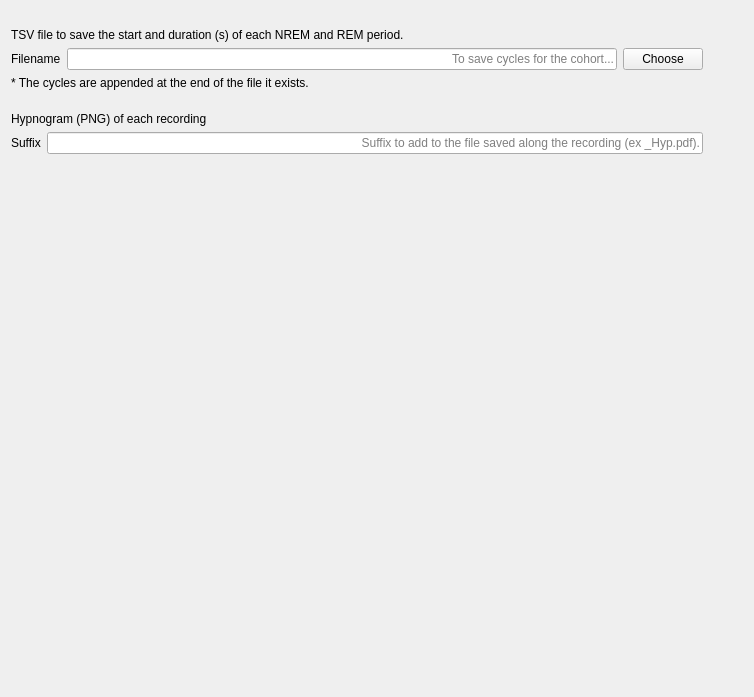
<?xml version="1.0" encoding="UTF-8"?>
<ui version="4.0">
 <class>OutputFileStep</class>
 <widget class="QWidget" name="OutputFileStep">
  <property name="geometry">
   <rect>
    <x>0</x>
    <y>0</y>
    <width>754</width>
    <height>697</height>
   </rect>
  </property>
  <property name="windowTitle">
   <string/>
  </property>
  <property name="styleSheet">
   <string>font: 12pt &quot;Roboto&quot;;</string>
  </property>
  <layout class="QVBoxLayout" name="verticalLayout">
   <item>
    <spacer name="verticalSpacer_3">
     <property name="orientation">
      <enum>Qt::Vertical</enum>
     </property>
     <property name="sizeHint" stdset="0">
      <size>
       <width>20</width>
       <height>40</height>
      </size>
     </property>
    </spacer>
   </item>
   <item>
    <widget class="QLabel" name="label_2">
     <property name="text">
      <string>TSV file to save the start and duration (s) of each NREM and REM period.</string>
     </property>
    </widget>
   </item>
   <item>
    <layout class="QHBoxLayout" name="horizontalLayout">
     <item>
      <widget class="QLabel" name="label">
       <property name="text">
        <string>Filename</string>
       </property>
      </widget>
     </item>
     <item>
      <widget class="QLineEdit" name="tsv_file_lineEdit">
       <property name="text">
        <string/>
       </property>
       <property name="alignment">
        <set>Qt::AlignRight|Qt::AlignTrailing|Qt::AlignVCenter</set>
       </property>
       <property name="placeholderText">
        <string>To save cycles for the cohort...</string>
       </property>
      </widget>
     </item>
     <item>
      <widget class="QPushButton" name="choose_pushButton">
       <property name="text">
        <string>Choose</string>
       </property>
      </widget>
     </item>
     <item>
      <spacer name="horizontalSpacer">
       <property name="orientation">
        <enum>Qt::Horizontal</enum>
       </property>
       <property name="sizeType">
        <enum>QSizePolicy::Fixed</enum>
       </property>
       <property name="sizeHint" stdset="0">
        <size>
         <width>40</width>
         <height>20</height>
        </size>
       </property>
      </spacer>
     </item>
    </layout>
   </item>
   <item>
    <widget class="QLabel" name="label_5">
     <property name="text">
      <string>* The cycles are appended at the end of the file it exists. </string>
     </property>
    </widget>
   </item>
   <item>
    <spacer name="verticalSpacer_2">
     <property name="orientation">
      <enum>Qt::Vertical</enum>
     </property>
     <property name="sizeHint" stdset="0">
      <size>
       <width>20</width>
       <height>40</height>
      </size>
     </property>
    </spacer>
   </item>
   <item>
    <widget class="QLabel" name="label_3">
     <property name="text">
      <string>Hypnogram (PNG) of each recording</string>
     </property>
    </widget>
   </item>
   <item>
    <layout class="QHBoxLayout" name="horizontalLayout_2">
     <item>
      <widget class="QLabel" name="label_4">
       <property name="text">
        <string>Suffix</string>
       </property>
      </widget>
     </item>
     <item>
      <widget class="QLineEdit" name="Hyp_suffix_lineEdit">
       <property name="alignment">
        <set>Qt::AlignRight|Qt::AlignTrailing|Qt::AlignVCenter</set>
       </property>
       <property name="placeholderText">
        <string>Suffix to add to the file saved along the recording (ex _Hyp.pdf).</string>
       </property>
      </widget>
     </item>
     <item>
      <spacer name="horizontalSpacer_2">
       <property name="orientation">
        <enum>Qt::Horizontal</enum>
       </property>
       <property name="sizeType">
        <enum>QSizePolicy::Fixed</enum>
       </property>
       <property name="sizeHint" stdset="0">
        <size>
         <width>40</width>
         <height>20</height>
        </size>
       </property>
      </spacer>
     </item>
    </layout>
   </item>
   <item>
    <spacer name="verticalSpacer">
     <property name="orientation">
      <enum>Qt::Vertical</enum>
     </property>
     <property name="sizeHint" stdset="0">
      <size>
       <width>20</width>
       <height>555</height>
      </size>
     </property>
    </spacer>
   </item>
  </layout>
 </widget>
 <resources>
  <include location="../../../../../snooz-toolbox/src/main/python/ui/themes/themes.qrc"/>
 </resources>
 <connections>
  <connection>
   <sender>choose_pushButton</sender>
   <signal>clicked()</signal>
   <receiver>OutputFileStep</receiver>
   <slot>choose_slot1()</slot>
   <hints>
    <hint type="sourcelabel">
     <x>632</x>
     <y>64</y>
    </hint>
    <hint type="destinationlabel">
     <x>421</x>
     <y>348</y>
    </hint>
   </hints>
  </connection>
 </connections>
 <slots>
  <slot>choose_slot1()</slot>
 </slots>
</ui>
